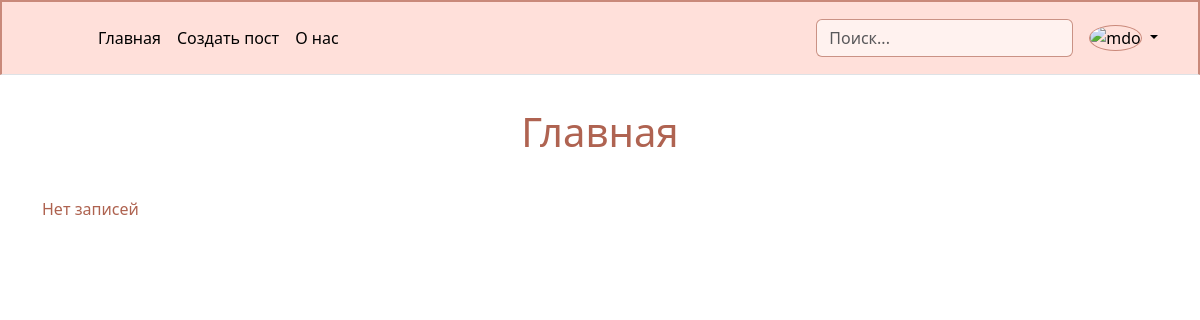
/, run on an earlier commit of the app's database.
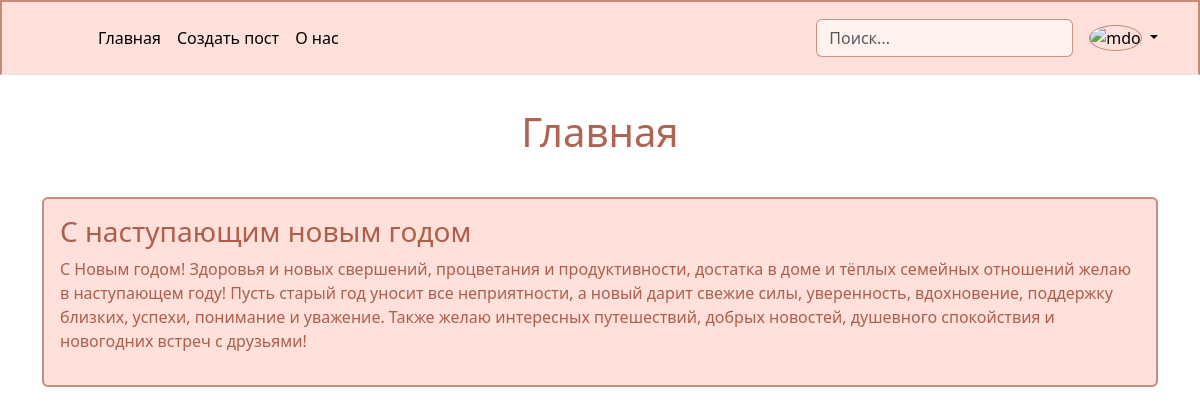
And on a later commit of the database.
### blog/models.py (models this page shows, shortened)
class Post(models.Model):
    title = models.CharField("Название",  max_length=50)
    post = models.TextField("Описание")

### blog/views.py (the view)
# urls.py: 2. Add a URL to urlpatterns:  path('', views.home, name='home')
def home(request):
    posts = Post.objects.all()
    return render(request, 'blog/home.html' ,
                  {"posts": posts,
                  "title": "Home"})

### blog/templates/blog/home.html (shortened to what this page needs)
{% extends 'blog/base.html' %}
{% block content %}
<div class="alert mt-2">
    <h1 style=" color: rgba(160, 71, 49, 0.849); text-align: center;">Главная</h1>
</div>
{% if posts %}
{% for el in posts %}
<div class="alert alert-warning mt-2" style="background:  rgba(255, 200, 190, 0.568); border: 2px solid rgba(160, 71, 49, 0.562);">
    <h3 style="color: rgba(160, 71, 49, 0.856);">{{el.title}}</h3>
    <p style="color: rgba(160, 71, 49, 0.856);">{{el.post}}</p>
</div>
{% endfor %}
{% else %}
<p style="color: rgba(160, 71, 49, 0.856);">Нет записей</p>
{% endif %}
{% endblock %}

### blog/templates/blog/base.html (shortened to what this page needs)
<!doctype html>
<html lang="en">
<head>
    <link rel="stylesheet" href="https://cdn.jsdelivr.net/npm/bootstrap@5.3.2/dist/css/bootstrap.min.css">
</head>
<body>
<header class="p-3 mb-3 border-bottom" style="background: rgba(255, 200, 190, 0.568); border: 2px solid rgba(160, 71, 49, 0.562);">
    <div class="container">
        <div class="d-flex flex-wrap align-items-center justify-content-center justify-content-lg-start">
            <a href="/" class="d-flex align-items-center mb-2 mb-lg-0 link-body-emphasis text-decoration-none">
                <svg class="bi me-2" width="40" height="32" role="img" aria-label="Bootstrap">
                    <use xlink:href="#bootstrap"></use>
                </svg>
            </a>
            <ul class="nav col-12 col-lg-auto me-lg-auto mb-2 justify-content-center mb-md-0">
                <li><a href="{% url 'home' %}" class="nav-link px-2 link-body-emphasis">Главная</a></li>
                <li><a href="{% url 'create' %}" class="nav-link px-2 link-body-emphasis">Создать пост</a></li>
                <li><a href="{% url 'about' %}" class="nav-link px-2 link-body-emphasis">О нас</a></li>
            </ul>
            <form class="col-12 col-lg-auto mb-3 mb-lg-0 me-lg-3" role="search">
                <input type="search" class="form-control" placeholder="Поиск..." aria-label="Search" style="border: 1px solid  rgba(160, 71, 49, 0.562); background: rgba(255, 246, 244, 0.842); color: rgb(160, 71, 49);">
            </form>
            <div class="dropdown text-end">
                <a href="#" class="d-block link-body-emphasis text-decoration-none dropdown-toggle"
                   data-bs-toggle="dropdown" aria-expanded="false">
                    <img src="https://sun9-15.userapi.com/impf/c630019/v630019895/3898b/rBSeRT0pB_c.jpg?size=442x500&quality=96&sign=361c1992fb279637d5f6f8dfe2be361e&c_uniq_tag=p1CD5nMd9tn_AhcwVPAahuYxRh_JElRaNWUNjY5zb_M&type=album" alt="mdo" width="32" height="32" class="rounded-circle" style="border: 1px solid  rgba(160, 71, 49, 0.562);">
                </a>
            </div>
        </div>
    </div>
</header>
<div class="container">
    {% block content %} {% endblock %}
</div>
</body>
</html>

What changed in the data, as far as the page shows it:
added Post: title "С наступающим новым годом", post "С Новым годом! Здоровья и новых свершений, процветания и продуктивности, достатка в доме и тёплых семейных отношений желаю в наступающем году! Пусть старый год уносит все неприятности, а новый дарит свежие силы, уверенность, вдохновение, поддержку близких, успехи, понимание и уважение. Также желаю интересных путешествий, добрых новостей, душевного спокойствия и новогодних встреч с друзьями!"
Also different on the page:
text no longer shown: "Нет записей"
